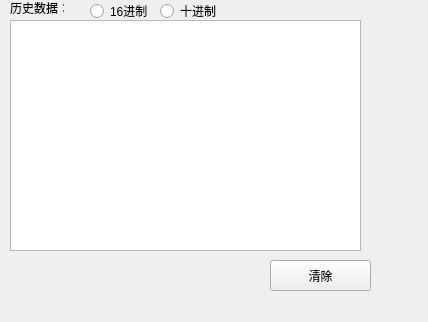
<?xml version="1.0" encoding="UTF-8"?>
<ui version="4.0">
 <class>serialdate</class>
 <widget class="QWidget" name="serialdate">
  <property name="geometry">
   <rect>
    <x>0</x>
    <y>0</y>
    <width>428</width>
    <height>322</height>
   </rect>
  </property>
  <property name="windowTitle">
   <string>Form</string>
  </property>
  <widget class="QPlainTextEdit" name="plainTextEdit">
   <property name="geometry">
    <rect>
     <x>10</x>
     <y>20</y>
     <width>351</width>
     <height>231</height>
    </rect>
   </property>
  </widget>
  <widget class="QPushButton" name="pushButton_clear">
   <property name="geometry">
    <rect>
     <x>270</x>
     <y>260</y>
     <width>101</width>
     <height>31</height>
    </rect>
   </property>
   <property name="text">
    <string>清除</string>
   </property>
  </widget>
  <widget class="QLabel" name="label">
   <property name="geometry">
    <rect>
     <x>10</x>
     <y>0</y>
     <width>54</width>
     <height>16</height>
    </rect>
   </property>
   <property name="text">
    <string>历史数据：</string>
   </property>
  </widget>
  <widget class="QRadioButton" name="radioButton_Hex">
   <property name="geometry">
    <rect>
     <x>90</x>
     <y>0</y>
     <width>71</width>
     <height>22</height>
    </rect>
   </property>
   <property name="text">
    <string>16进制</string>
   </property>
  </widget>
  <widget class="QRadioButton" name="radioButton_Dec">
   <property name="geometry">
    <rect>
     <x>160</x>
     <y>0</y>
     <width>61</width>
     <height>22</height>
    </rect>
   </property>
   <property name="text">
    <string>十进制</string>
   </property>
  </widget>
 </widget>
 <resources/>
 <connections/>
</ui>
